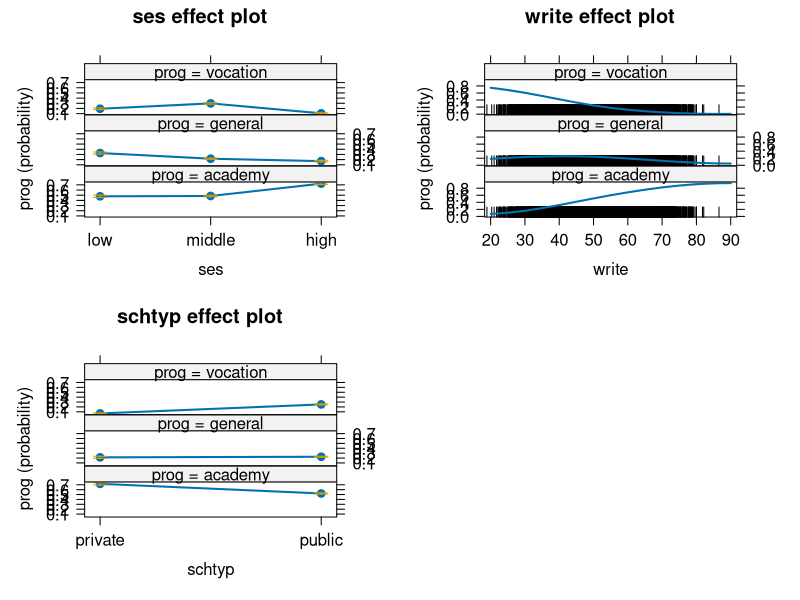

This figure's R source:
# Enrollment data for a university detailing the program type of students
# and some information about them.
# Dependent variable program type. General Academy Vocational
# Predictors: ses (socioeconomic status), write (writing score),
# schtyp (school type they attended)

# loading required libraries
library(dplyr)
library(nnet)
set.seed(7) # set seed for reproducibility
# Generate a random sample of socioeconomic statuses (ses)
ses <- sample(
  c("low", "middle", "high"), # Categories to sample from
  size = 10000L, # Sample size of 10,000
  replace = TRUE, # Allow repetition in sampling
  prob = c(0.235, 0.475, 0.29) # Probability weights for each category
)


# Convert the 'ses' vector to a factor with specified levels
ses <- factor(ses, levels = c("low", "middle", "high"))

# Define parameters for skew-normal distribution for write with "high" SES
high_params <- sn::cp2dp(c(56, 9.44, -0.5), "SN")

# Define mean and standard deviation for normal distribution for write with "low" SES
low_params <- list("mean" = 50.6, "sd" = 9.49)

# Define parameters for skew-normal distribution for write with "middle" SES
middle_params <- sn::cp2dp(c(51.9, 9.11, -0.25), "SN")


# Create a numeric vector of length 10,000 to store data
write <- vector("numeric", 10000L)

# Fill the vector with normally distributed data for "low" SES
write[ses == "low"] <- rnorm(sum(ses == "low"), low_params$mean, low_params$sd)

# Fill the vector with skew-normal distributed data for "middle" SES
write[ses == "middle"] <- sn::rsn(sum(ses == "middle"), dp = middle_params)

# Fill the vector with skew-normal distributed data for "high" SES
write[ses == "high"] <- sn::rsn(sum(ses == "high"), dp = high_params)

# Create a character vector of length 10,000 to store school types
schtyp <- vector("character", 10000L)

# Assign school types to subjects with "low" SES with specified probabilities
schtyp[ses == "low"] <- sample(c("private", "public"), sum(ses == "low"), replace = TRUE, prob = c(0.04, 0.96))

# Assign school types to subjects with "middle" SES with specified probabilities
schtyp[ses == "middle"] <- sample(c("private", "public"), sum(ses == "middle"), replace = TRUE, prob = c(0.2, 0.8))

# Assign school types to subjects with "high" SES with specified probabilities
schtyp[ses == "high"] <- sample(c("private", "public"), sum(ses == "high"), replace = TRUE, prob = c(0.2, 0.8))

# Calculate the linear predictor for general education
lp_general <- 2.39 + -0.43 * (ses == "middle") + -1.10 * (ses == "high") + -0.06 * write + 0.48 * (schtyp == "public")

# Calculate the linear predictor for vocational education
lp_vocation <- 3.23 + 0.51 * (ses == "middle") + -0.83 * (ses == "high") + -0.11 * write + 1.84 * (schtyp == "public")

# Calculate the denominator for the multinomial logistic model probabilities
denominator <- (1 + exp(lp_general) + exp(lp_vocation))

# Calculate the probability of the first outcome
p1 <- 1 / denominator

# Calculate the probability of the second outcome (general education)
p2 <- exp(lp_general) / denominator

# Calculate the probability of the third outcome (vocational education)
p3 <- exp(lp_vocation) / denominator

# Combine the probabilities into a matrix
P <- cbind(p1, p2, p3)

# Display the first few rows of the probability matrix
head(P)

# Check that the sum of probabilities for each row is 1
all(round(apply(P, 1, sum)) == 1)

# Simulate enrollment outcomes based on the probabilities
y <- apply(P,
  MARGIN = 1,
  function(x) {
    sample(
      x = c("academy", "general", "vocation"),
      size = 1,
      prob = x
    )
  }
)

# Convert the outcome variable to a factor with specified levels
y <- factor(y, levels = c("academy", "general", "vocation"))

# Display the frequency table of the outcome variable
table(y)

# Create a data frame with the simulated data
enrollment <- data.frame(prog = y, write, ses, schtyp)

# Display the structure of the data frame
str(enrollment)

# Fit a multinomial logistic regression model
m <- multinom(prog ~ ses + write + schtyp, data = enrollment, trace = FALSE)

# Display the summary of the model
summary(m)

# Perform an ANOVA on the model
car::Anova(m)

# Odds ratio
exp(coef(m))

# Plot how the variables affect the probability of being in a category
library(effects)
plot(allEffects(m))

newdata <- data.frame(ses = "low", write = 30, schtyp = "public") # Expect vocation
predict(m, newdata = newdata, "probs")
predict(m, newdata)

pred_acc <- table(enrollment$prog, predict(m, enrollment[2:4]))
caret::confusionMatrix(pred_acc)
